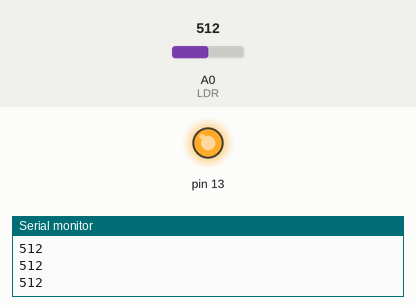
This sketch was run on a simulated Arduino Uno, built with avr-gcc and run on an emulated ATmega328P. On the bench: output pins drawn as LEDs (lit = HIGH), the last lines printed to the serial monitor. The test bench sets the inputs (shaded band); at power-on: A0 (LDR) = 512.

Above: at 1.2 s.
1.3 s: A0 (LDR) set to 790
2.8 s: A0 (LDR) set to 808
At 3.9 s:
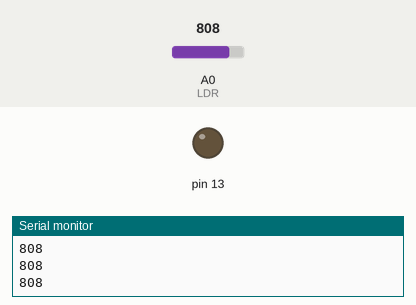
4.3 s: A0 (LDR) set to 716
At 5.3 s:
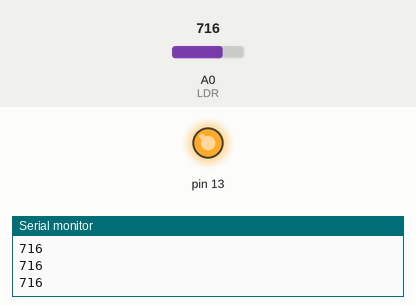
5.8 s: A0 (LDR) set to 900
At 6.8 s:
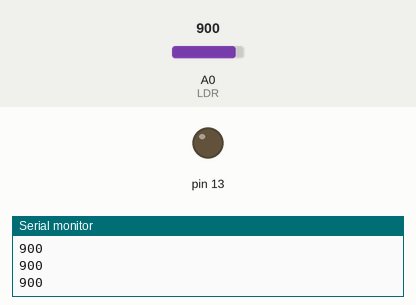
Timing chart, 0 to 8.3 s (numbered marks = the images above; inputs shaded):
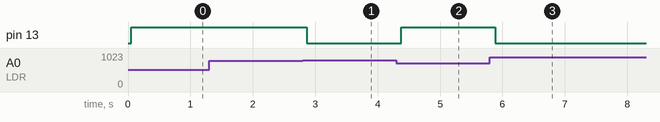

Measured:
- the behaviour switches between 799 and 800 on A0 (LDR) (found by bisection; images 0 and 1)
- after the input at 2.8 s, pin 13: HIGH → LOW after 0.07 s
- after the input at 4.3 s, pin 13: LOW → HIGH after 0.08 s
- after the input at 5.8 s, pin 13: HIGH → LOW after 0.08 s

The sketch:

EEE_PES_Day.ino
```cpp
int LDR=0;
int LDR_value=0;
int Light_intensity=800;
void setup()
{
 Serial.begin(9600);
  pinMode(13,OUTPUT);
}

void loop()
{
  LDR_value=analogRead(LDR);
  Serial.println(LDR_value);
  delay(50);

  if(LDR_value<Light_intensity)
  {
    digitalWrite(13,HIGH);
  }
  else
  {
    digitalWrite(13,LOW);
  }
}
```
